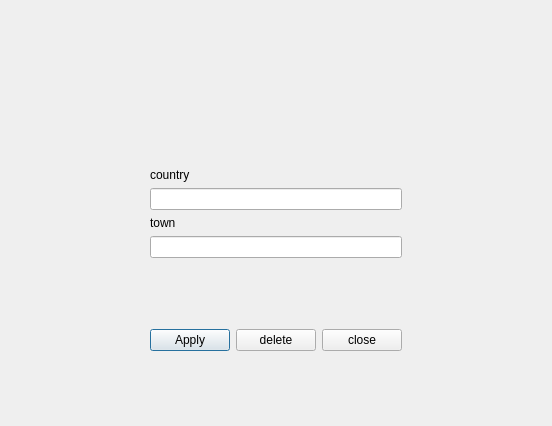
<?xml version="1.0" encoding="UTF-8"?>
<ui version="4.0">
 <class>EditTownDialog</class>
 <widget class="QDialog" name="EditTownDialog">
  <property name="geometry">
   <rect>
    <x>0</x>
    <y>0</y>
    <width>552</width>
    <height>426</height>
   </rect>
  </property>
  <property name="windowTitle">
   <string>Dialog</string>
  </property>
  <layout class="QHBoxLayout" name="horizontalLayout_2">
   <item>
    <spacer name="horizontalSpacer">
     <property name="orientation">
      <enum>Qt::Horizontal</enum>
     </property>
     <property name="sizeHint" stdset="0">
      <size>
       <width>40</width>
       <height>20</height>
      </size>
     </property>
    </spacer>
   </item>
   <item>
    <layout class="QVBoxLayout" name="verticalLayout_3">
     <item>
      <layout class="QVBoxLayout" name="verticalLayout">
       <item>
        <spacer name="verticalSpacer">
         <property name="orientation">
          <enum>Qt::Vertical</enum>
         </property>
         <property name="sizeHint" stdset="0">
          <size>
           <width>20</width>
           <height>40</height>
          </size>
         </property>
        </spacer>
       </item>
       <item>
        <widget class="QLabel" name="label_2">
         <property name="text">
          <string>country</string>
         </property>
        </widget>
       </item>
       <item>
        <widget class="QLineEdit" name="lineEdit_country"/>
       </item>
      </layout>
     </item>
     <item>
      <layout class="QVBoxLayout" name="verticalLayout_2">
       <item>
        <widget class="QLabel" name="label">
         <property name="text">
          <string>town</string>
         </property>
        </widget>
       </item>
       <item>
        <widget class="QLineEdit" name="lineEdit_town"/>
       </item>
       <item>
        <spacer name="verticalSpacer_3">
         <property name="orientation">
          <enum>Qt::Vertical</enum>
         </property>
         <property name="sizeHint" stdset="0">
          <size>
           <width>20</width>
           <height>40</height>
          </size>
         </property>
        </spacer>
       </item>
       <item>
        <layout class="QHBoxLayout" name="horizontalLayout">
         <item>
          <widget class="QPushButton" name="pushButton_apply">
           <property name="text">
            <string>Apply</string>
           </property>
          </widget>
         </item>
         <item>
          <widget class="QPushButton" name="pushButton_delete">
           <property name="text">
            <string>delete</string>
           </property>
          </widget>
         </item>
         <item>
          <widget class="QPushButton" name="pushButton_close">
           <property name="text">
            <string>close</string>
           </property>
          </widget>
         </item>
        </layout>
       </item>
       <item>
        <spacer name="verticalSpacer_2">
         <property name="orientation">
          <enum>Qt::Vertical</enum>
         </property>
         <property name="sizeHint" stdset="0">
          <size>
           <width>20</width>
           <height>40</height>
          </size>
         </property>
        </spacer>
       </item>
      </layout>
     </item>
    </layout>
   </item>
   <item>
    <spacer name="horizontalSpacer_2">
     <property name="orientation">
      <enum>Qt::Horizontal</enum>
     </property>
     <property name="sizeHint" stdset="0">
      <size>
       <width>40</width>
       <height>20</height>
      </size>
     </property>
    </spacer>
   </item>
  </layout>
 </widget>
 <resources/>
 <connections/>
</ui>
